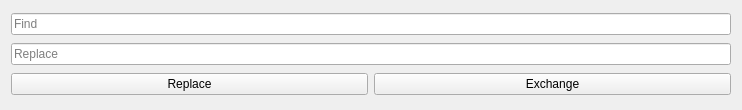
<?xml version="1.0" encoding="UTF-8"?>
<ui version="4.0">
 <class>SearchWidget</class>
 <widget class="QWidget" name="SearchWidget">
  <property name="geometry">
   <rect>
    <x>0</x>
    <y>0</y>
    <width>742</width>
    <height>110</height>
   </rect>
  </property>
  <property name="windowTitle">
   <string>Form</string>
  </property>
  <layout class="QVBoxLayout" name="verticalLayout">
   <item>
    <widget class="QLineEdit" name="searchLine">
     <property name="placeholderText">
      <string>Find</string>
     </property>
    </widget>
   </item>
   <item>
    <widget class="QLineEdit" name="replaceLine">
     <property name="placeholderText">
      <string>Replace</string>
     </property>
    </widget>
   </item>
   <item>
    <layout class="QHBoxLayout" name="horizontalLayout">
     <item>
      <widget class="QPushButton" name="replaceButton">
       <property name="text">
        <string>Replace</string>
       </property>
       <property name="icon">
        <iconset theme="edit-find-replace"/>
       </property>
      </widget>
     </item>
     <item>
      <widget class="QPushButton" name="exchangeButton">
       <property name="text">
        <string>Exchange</string>
       </property>
       <property name="icon">
        <iconset theme="view-refresh"/>
       </property>
      </widget>
     </item>
    </layout>
   </item>
  </layout>
 </widget>
 <resources/>
 <connections/>
</ui>
